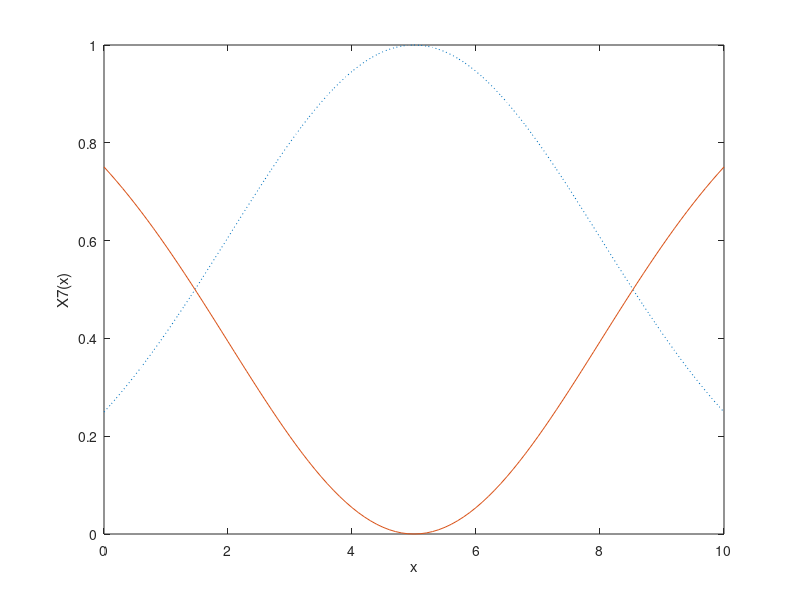

Here is the MATLAB script that generated this plot:
x =0:0.1:10;
X = gaussmf(x,[3 5]);
X7 = 1 - X;
plot(x,X, ' : ');
hold on;
plot(x,X7);
xlabel('x');
ylabel('X7(x)');
hold off;

